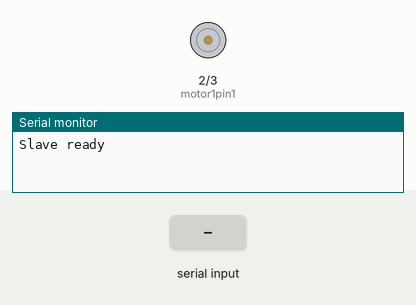
Bench run of a sketch on a simulated Arduino Uno, built with avr-gcc and run on an emulated ATmega328P. On the bench: motor-driver pin pairs drawn as motors (green arrow = first pin HIGH = forward, orange = second pin HIGH = backward, longer = more drive, scaled by the enable pin), the last lines printed to the serial monitor. The test bench sets the inputs (shaded band).

Above: at 1.2 s.
1.3 s: "S" received over the second serial link
At 1.7 s:
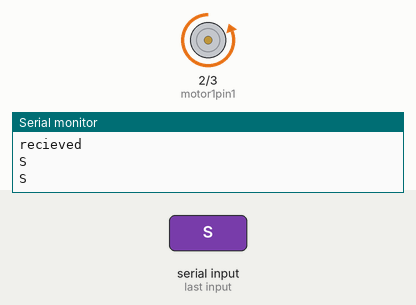
3.3 s: "A" received over the second serial link
At 4.6 s:
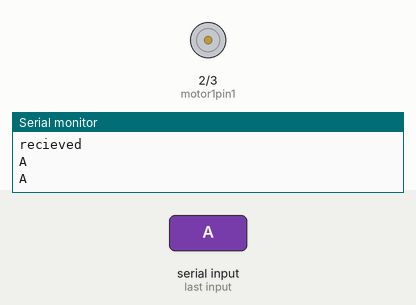
5.3 s: "1" received over the second serial link
At 5.7 s:
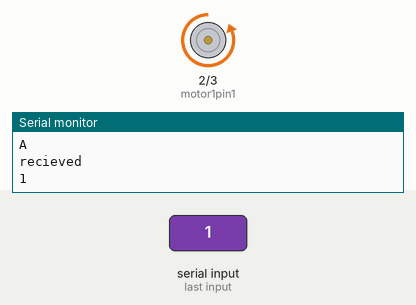
Timing chart, 0 to 8.3 s (numbered marks = the images above; inputs shaded):
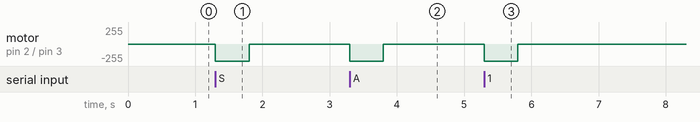

Measured:
- after the input at 1.3 s, motor on pin 2 (motor1pin1) / pin 3 (motor1pin2): stopped → backward 255/255 at once, → stopped 0.50 s later
- after the input at 3.3 s, motor on pin 2 (motor1pin1) / pin 3 (motor1pin2): stopped → backward 255/255 at once, → stopped 0.50 s later
- after the input at 5.3 s, motor on pin 2 (motor1pin1) / pin 3 (motor1pin2): stopped → backward 255/255 at once, → stopped 0.50 s later

The sketch:

Slave.ino
```cpp
#include <SoftwareSerial.h>
SoftwareSerial BTSerial(18, 19);  // RX, TX
int motor1pin1 = 2;
int motor1pin2 = 3;
int en1 = A1;  //pwm

void setup() {
  Serial.begin(9600);
  BTSerial.begin(38400);
  pinMode(motor1pin1, OUTPUT);
  pinMode(motor1pin2, OUTPUT);
  Serial.println("Slave ready");
}

void loop() {
  if (BTSerial.available()) {
    //String msg = BTSerial.readStringUntil('\n');
    Serial.println("recieved");
    char c = BTSerial.read();
    Serial.println(c);
    if (c == 'S') {
      //High Smoke
      Serial.println(c);
      //code for LCD
    }
    if (c == 'A') {
      //Low Air Quality
      Serial.println(c);
      //code for LCD
    }

    //turn on ventilation
    analogWrite(A1, 150);  //ENA  pin

    digitalWrite(motor1pin1, LOW);
    digitalWrite(motor1pin2, HIGH);

    delay(500);  // delay for sometime
  } else {
    analogWrite(en1, 0);  //ENA  pin
    digitalWrite(motor1pin1, LOW);
    digitalWrite(motor1pin2, LOW);
  }
}
```
